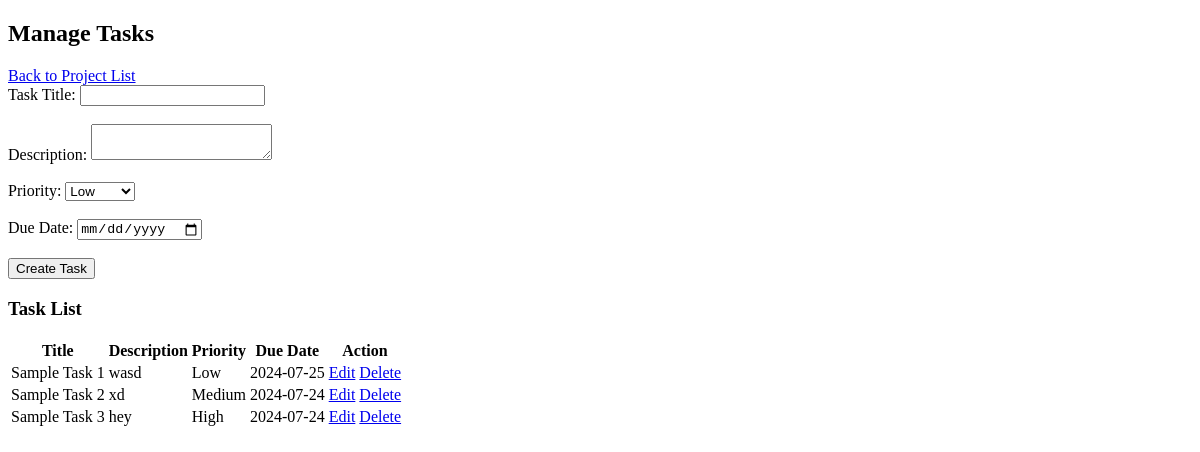
Before: /manage_task.php?project_id=1 (signed in) with the older database file.
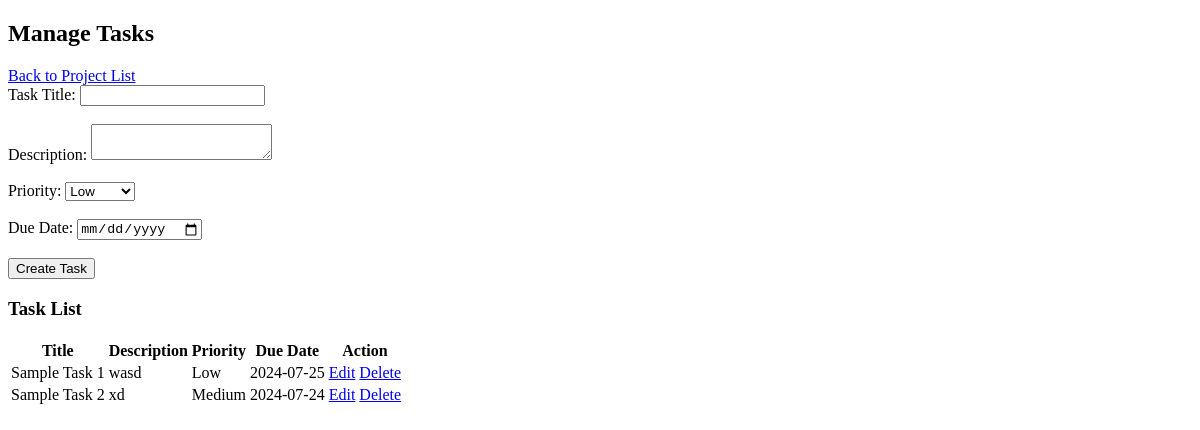
After: the same page with the newer database file.
### tables this page shows
CREATE TABLE `tasks` (
  `task_id` int(11) NOT NULL,
  `project_id` int(11) NOT NULL,
  `title` varchar(255) NOT NULL,
  `description` text NOT NULL,
  `priority` enum('Low','Medium','High') NOT NULL,
  `status` enum('Not Started','In Progress','Completed') DEFAULT 'Not Started',
  `due_date` date NOT NULL,
  `created_at` timestamp NOT NULL DEFAULT current_timestamp()
);

### manage_task.php (the view, shortened to what this page needs)
<?php
include 'db_connect.php';
$project_id = $_GET['project_id'];
$tasks = $conn->query("SELECT * FROM tasks WHERE project_id = $project_id");
?>
<!DOCTYPE html>
<html>
<head>
</head>
<body>
    <h2>Manage Tasks</h2>
    <a href="project_list.php">Back to Project List</a>
    <form method="post" action="<?php echo htmlspecialchars($_SERVER["PHP_SELF"]) . "?project_id=$project_id"; ?>">
        Task Title: <input type="text" name="title" required><br><br>
        Description: <textarea name="description" required></textarea><br><br>
        Priority:
        <select name="priority">
            <option value="Low">Low</option>
        </select><br><br>
        Due Date: <input type="date" name="due_date" required><br><br>
        <input type="submit" value="Create Task">
    </form>
    <h3>Task List</h3>
    <table>
        <tr>
            <th>Title</th>
            <th>Description</th>
            <th>Priority</th>
            <th>Due Date</th>
            <th>Action</th>
        </tr>
        <?php while ($task = $tasks->fetch_assoc()) : ?>
            <tr>
                <td><?php echo $task['title']; ?></td>
                <td><?php echo $task['description']; ?></td>
                <td><?php echo $task['priority']; ?></td>
                <td><?php echo $task['due_date']; ?></td>
                <td>
                    <a href="edit_task.php?id=<?php echo $task['id']; ?>">Edit</a>
                    <a href="delete_task.php?id=<?php echo $task['id']; ?>&project_id=<?php echo $project_id; ?>">Delete</a>
                </td>
            </tr>
        <?php endwhile; ?>
    </table>
</body>
</html>

Changed rows visible on the page:
removed tasks: title "Sample Task 3", description "hey", priority "High", due_date "2024-07-24"
